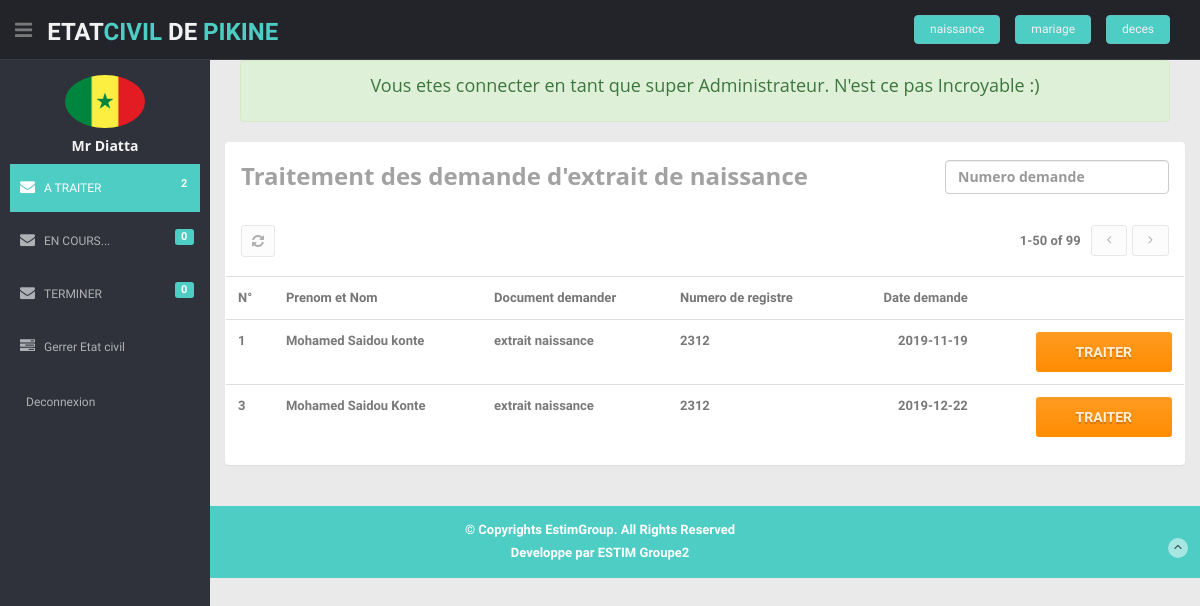
Page /pages/inbox.php?cas=naissance (signed in) on the committed database.
### tables this page shows
CREATE TABLE `demande` (
  `iddemande` int(11) NOT NULL,
  `nombre_copie` int(11) NOT NULL,
  `fk_idpaiement` int(11) NOT NULL,
  `fk_iddate` int(11) NOT NULL,
  `fk_idcategory_demande` int(11) NOT NULL,
  `fk_iddemandeur` int(11) NOT NULL,
  `fk_iddocument` int(11) NOT NULL
);

CREATE TABLE `demandeur` (
  `iddemandeur` int(11) NOT NULL,
  `prenom` varchar(100) NOT NULL,
  `nom` varchar(100) NOT NULL,
  `age` int(11) NOT NULL,
  `telephone` varchar(45) NOT NULL,
  `adresse` varchar(45) NOT NULL,
  `email` varchar(45) DEFAULT NULL
);

CREATE TABLE `type_document` (
  `idtype_document` int(11) NOT NULL,
  `libelle_type_document` varchar(45) DEFAULT NULL
);

CREATE TABLE `document` (
  `iddocument` int(11) NOT NULL,
  `numero_registre` varchar(45) NOT NULL,
  `annee_enregistrement` varchar(45) NOT NULL,
  `fk_idtype_document` int(11) NOT NULL,
  `fk_idetat_civil_document` int(11) NOT NULL
);

CREATE TABLE `date_demande` (
  `iddate_demande` int(11) NOT NULL,
  `date_complet` date DEFAULT NULL,
  `jour` varchar(45) DEFAULT NULL,
  `mois` varchar(45) DEFAULT NULL,
  `annee` varchar(45) DEFAULT NULL
);

### db.class.php (called while the page is built, shortened)
<?php
Class DB {
	private $host = 'localhost';
	private $username = 'root';
	private $password = '';
	private $database = 'bd_doc_administrative';
	private $db;
	public function __construct($host = null, $username = null, $password = null, $database = null){
		try{ $this->db = new PDO('mysql:host='.$this->host.';dbname='.$this->database, $this->username, $this->password,
									array(PDO::ATTR_ERRMODE => PDO::ERRMODE_WARNING));
		}catch (Exception $e) {
			die('<h1>Impossible de se connecter à la base de données</h1> : '.$e->getMessage());
		}
	}
	public function fetchAllObject($query, $close = 1){
		$result = $query->fetchAll(PDO::FETCH_OBJ);
		return $result;
	}
	public function prepare($sql){
		return $this->db->prepare($sql);
	}
}

### pages/inbox.php (the view, shortened to what this page needs)
<?php
$document = $_SESSION["document"] ;
$titre = $_SESSION["titre"] ;
require "../db.class.php" ;
$DB = new DB() ;
$requete_prepare_demande=$DB->prepare("SELECT *
    FROM demande de ,demandeur pe,date_demande da,reference re,paiement pa,confirmation_paiement cp,type_document td ,document do,etat_civil ec,category_demande cd
    WHERE pe.iddemandeur = de.fk_iddemandeur
    AND da.iddate_demande = de.fk_iddate
    AND pa.idpaiement = de.fk_idpaiement
    AND do.iddocument = de.fk_iddocument
    AND cd.idcategory_demande = de.fk_idcategory_demande
    AND cp.idconfirmation_paiement = pa.fk_idconfirmation_paiement
    AND re.idreference = pa.fk_idreference
    AND td.idtype_document = do.fk_idtype_document
    AND ec.idetat_civil = do.fk_idetat_civil_document
    AND cd.libelle_category='a_traiter'
    AND td.libelle_type_document = '$document'") ;
$requete_prepare_demande->execute() ;
$demandes = $DB->fetchallobject($requete_prepare_demande) ;
$requete_a_traitee_prepare= $DB->prepare("SELECT COUNT(iddemande) as nombre
FROM demande de ,demandeur pe,date_demande da,reference re,paiement pa,confirmation_paiement cp,type_document td ,document do,etat_civil ec,category_demande cd
WHERE pe.iddemandeur = de.fk_iddemandeur
    AND da.iddate_demande = de.fk_iddate
    AND pa.idpaiement = de.fk_idpaiement
    AND do.iddocument = de.fk_iddocument
    AND cd.idcategory_demande = de.fk_idcategory_demande
    AND cp.idconfirmation_paiement = pa.fk_idconfirmation_paiement
    AND re.idreference = pa.fk_idreference
    AND td.idtype_document = do.fk_idtype_document
    AND ec.idetat_civil = do.fk_idetat_civil_document
    AND cd.libelle_category='a_traiter'
    AND td.libelle_type_document = '$document'") ;
$requete_a_traitee_prepare->execute() ;
$a_traitees = $DB->fetchallobject($requete_a_traitee_prepare) ;
foreach($a_traitees as $a_traitee) {
  $nombre_a_traitee = $a_traitee->nombre ;
}
$requete_en_cours_prepare= $DB->prepare("SELECT COUNT(iddemande) as nombre
FROM demande de ,demandeur pe,date_demande da,reference re,paiement pa,confirmation_paiement cp,type_document td ,document do,etat_civil ec,category_demande cd
WHERE pe.iddemandeur = de.fk_iddemandeur
    AND da.iddate_demande = de.fk_iddate
    AND pa.idpaiement = de.fk_idpaiement
    AND do.iddocument = de.fk_iddocument
    AND cd.idcategory_demande = de.fk_idcategory_demande
    AND cp.idconfirmation_paiement = pa.fk_idconfirmation_paiement
    AND re.idreference = pa.fk_idreference
    AND td.idtype_document = do.fk_idtype_document
    AND ec.idetat_civil = do.fk_idetat_civil_document
    AND cd.libelle_category='en_cours'
    AND td.libelle_type_document = '$document'") ;
$requete_en_cours_prepare->execute() ;
$en_courss = $DB->fetchallobject($requete_en_cours_prepare) ;
foreach($en_courss as $en_cours) {
  $nombre_en_cours = $en_cours->nombre ;
}
$requete_a_terminer_prepare= $DB->prepare("SELECT COUNT(iddemande) as nombre
FROM demande de ,demandeur pe,date_demande da,reference re,paiement pa,confirmation_paiement cp,type_document td ,document do,etat_civil ec,category_demande cd
WHERE pe.iddemandeur = de.fk_iddemandeur
    AND da.iddate_demande = de.fk_iddate
    AND pa.idpaiement = de.fk_idpaiement
    AND do.iddocument = de.fk_iddocument
    AND cd.idcategory_demande = de.fk_idcategory_demande
    AND cp.idconfirmation_paiement = pa.fk_idconfirmation_paiement
    AND re.idreference = pa.fk_idreference
    AND td.idtype_document = do.fk_idtype_document
    AND ec.idetat_civil = do.fk_idetat_civil_document
    AND cd.libelle_category='terminer'
    AND td.libelle_type_document = '$document'") ;
$requete_a_terminer_prepare->execute() ;
$a_terminers = $DB->fetchallobject($requete_a_terminer_prepare) ;
foreach($a_terminers as $a_terminer) {
  $nombre_terminer = $a_terminer->nombre ;
}
?>
<!DOCTYPE html>
<html lang="en">
<head>
  <link href="lib/bootstrap/css/bootstrap.min.css" rel="stylesheet">
  <link href="lib/font-awesome/css/font-awesome.css" rel="stylesheet" />
  <link href="css/style.css" rel="stylesheet">
  <link href="css/style-responsive.css" rel="stylesheet">
  <link rel="stylesheet" href="../assets/css/bootstrap-theme.css" media="screen" >
	<link rel="stylesheet" href="../assets/css/main.css">
</head>
<body>
  <section id="container">
    <header class="header black-bg">
      <div class="sidebar-toggle-box">
        <div class="fa fa-bars tooltips" data-placement="right" data-original-title="Toggle Navigation"></div>
      </div>
      <a href="../index.html" class="logo"><b>Etat<span>Civil</span> DE <span> <?=$_SESSION["etat_civil"]?></span></b></a>
      <div class="top-menu pull-right ">
        <ul class="nav top-menu ">
          <li><a class="logout" href="inbox.php?cas=naissance"> naissance </a></li>
          <li><a class="logout" href="inbox.php?cas=mariage"> mariage </a></li>
          <li><a class="logout" href="inbox.php?cas=deces"> deces</a></li>
        </ul>
      </div>
    </header>
    <aside>
      <div id="sidebar" class="nav-collapse ">
        <ul class="sidebar-menu" id="nav-accordion">
        <p class="centered"><a href="../index.php"><img src="../assets/images/logo2.png" class="img-circle" width="80"></a></p>
        <h5 class="centered"> <?=$_SESSION["prenom_admin"]?> <?=$_SESSION["nom_admin"]?> </h5>
          <li>
            <a class="active" href="inbox.php">
              <i class="fa fa-envelope"></i>
              <span>A TRAITER </span>
              <span class="label label-theme pull-right mail-info"><?=$nombre_a_traitee?></span>
              </a>
          </li>
          <li>
            <a class="" href="inbox2.php">
              <i class="fa fa-envelope"></i>
              <span>EN COURS...  </span>
              <span class="label label-theme pull-right mail-info"><?=$nombre_en_cours?></span>
              </a>
          </li>
          <li>
            <a class="" href="inbox3.php">
              <i class="fa fa-envelope"></i>
              <span>TERMINER </span>
              <span class="label label-theme pull-right mail-info"><?=$nombre_terminer?></span>
              </a>
          </li>
          <?php if(isset($_SESSION["privilege"]) && $_SESSION["privilege"] == 1) :?>
          <li>
            <a href="javascript:;">
              <i class="fa fa-tasks"></i>
              <span>Gerrer Etat civil</span>
              </a>
          </li>
          <?php endif ?>
          <li>
            <a class="active2" href="disconnect.php">
              <i class=""></i>
              <span> Deconnexion </span>
              </a>
          </li>
        </ul>
      </div>
    </aside>
    <section id="main-content">
      <section class="wrapper">
        <?php if(isset($_SESSION["messages"])) {
               echo $_SESSION['messages'];
               } ?>
        <div class="row mt">
          <div class="col-sm-12">
            <section class="panel">
              <header class="panel-heading wht-bg">
                <h4 class="gen-case">
                <b> <span><?=$titre?> </span><b>
                    <form action="#" class="pull-right mail-src-position">
                      <div class="input-append">
                        <input type="text" class="form-control " placeholder="Numero demande">
                      </div>
                    </form>
                  </h4>
              </header>
              <div class="panel-body minimal">
              <div class="mail-option">
                  <div class="btn-group">
                    <a data-original-title="Refresh" data-placement="top" data-toggle="dropdown" href="inbox3.php" class="btn mini tooltips">
                      <i class=" fa fa-refresh"></i>
                      </a>
                  </div>
                  <ul class="unstyled inbox-pagination">
                    <li><span>1-50 of 99</span></li>
                    <li>
                      <a class="np-btn" href="#"><i class="fa fa-angle-left  pagination-left"></i></a>
                    </li>
                    <li>
                      <a class="np-btn" href="#"><i class="fa fa-angle-right pagination-right"></i></a>
                    </li>
                  </ul>
                </div>
                <div class="table-inbox-wrap ">
                  <table class="table table-inbox table-hover">
                  <tbody>
                          <tr class="">
                            <td class="inbox-small-cells">N°</td>
                            <td class="view-message  dont-show"><a href="contactform.html">Prenom et Nom</a></td>
                            <td class="view-message dont-show"><a href="contactform.html">Document demander</a></td>
                            <td class="view-message "><a href="contactform.html">Numero de registre</a></td>
                            <td class="view-message  text-right">Date demande</td>
                            <td class="view-message dont-show"> </td>
                            </tr>
                  <?php
                    foreach($demandes as $demande) :
                    $numero_demande = $demande->iddemande ;
                    $prenom = $demande->prenom ;
                    $nom = $demande->nom;
                    $document = $demande->libelle_type_document ;
                    $date_complet = $demande->date_complet ;
                    $numero_registre = $demande->numero_registre ;
                    ?>
                        <form action= "contactform.php" method ="post">
                            <tr class="">
                            <td class="inbox-small-cells">
                            <?=$numero_demande?>
                            </td>
                            <td class="view-message  dont-show"><?=$prenom." ".$nom?></a></td>
                            <td class="view-message dont-show"><?=$document?></a></td>
                            <td class="view-message "><?=$numero_registre?> </a></td>
                            <td class="view-message  text-right"><?=$date_complet?></td>
                            <td class="view-message dont-show"><button type="submit" class="btn btn-primary pull-right">TRAITER</button></td>
                            </tr>
                        </tbody>
                        </form>
                  <?php endforeach ; ?>
                  </table>
                </div>
              </div>
            </section>
          </div>
        </div>
      </section>
    </section>
    <footer class="site-footer">
      <div class="text-center">
        <p>
        &copy; Copyrights <strong>EstimGroup</strong>. All Rights Reserved
        </p>
        <div class="credits">
        <div class="credits">
                    Developpe par <a href="https://templatemag.com/">ESTIM Groupe2</a>
                </div>
        <a href="inbox.html#" class="go-top">
          <i class="fa fa-angle-up"></i>
          </a>
      </div>
    </footer>
  </section>
</body>
</html>

### rows in the picture
demande: iddemande "1", fk_iddemandeur.prenom "Mohamed Saidou", fk_iddemandeur.nom "konte", type_document.libelle_type_document "extrait naissance", document.numero_registre "2312", fk_iddate.date_complet "2019-11-19"
demande: iddemande "3", fk_iddemandeur.prenom "Mohamed Saidou", fk_iddemandeur.nom "Konte", type_document.libelle_type_document "extrait naissance", document.numero_registre "2312", fk_iddate.date_complet "2019-12-22"

### other values in the picture
$_SESSION["etat_civil"] "PIKINE"
$_SESSION["prenom_admin"] "Mr"
$_SESSION["nom_admin"] "Diatta"
$nombre_a_traitee "2"
$nombre_en_cours "0"
$nombre_terminer "0"
$_SESSION['messages'] "Vous etes connecter en tant que super Administrateur. N'est ce pas Incroyable :)"
$titre "Traitement des demande d'extrait de naissance"
